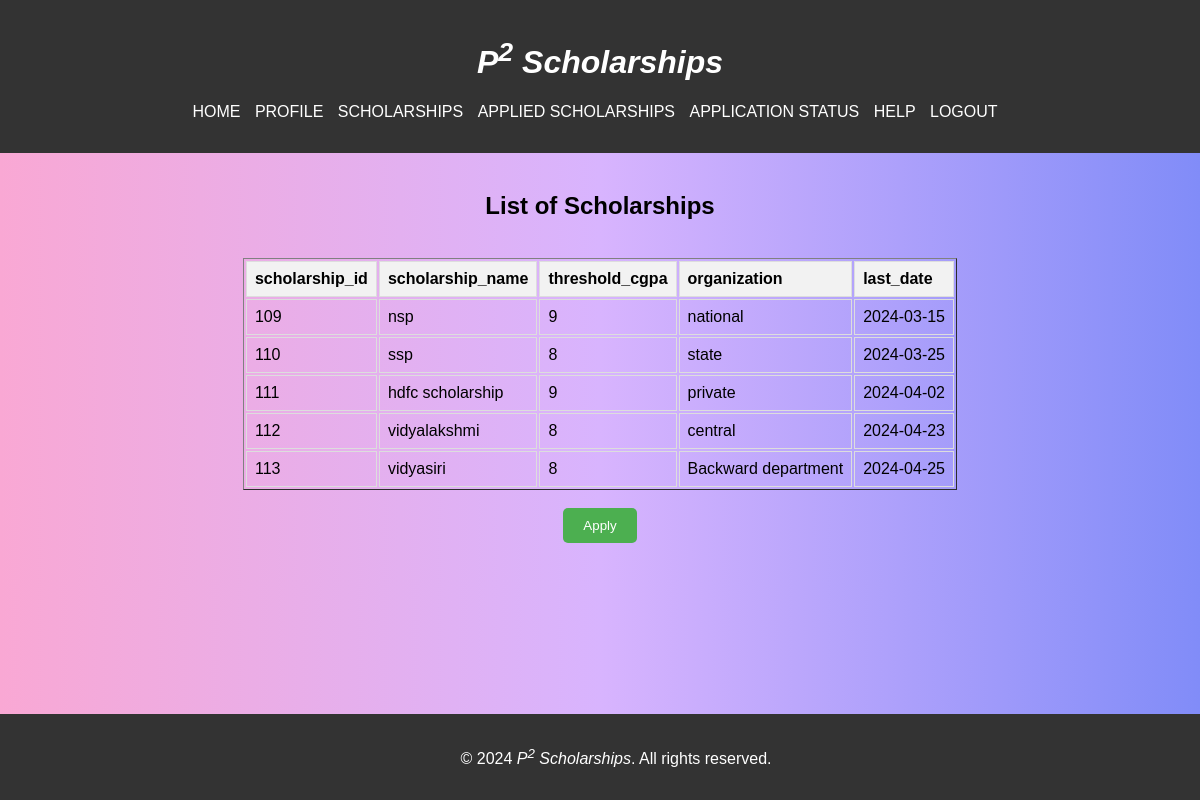
Page /stu_scholarships.php (signed in) on the committed database.
### tables this page shows
CREATE TABLE `scholarships` (
  `scholarship_id` int(11) NOT NULL,
  `scholarship_name` varchar(40) NOT NULL,
  `threshold_cgpa` int(11) NOT NULL,
  `organization` varchar(40) NOT NULL,
  `last_date` date NOT NULL
);

### stu_scholarships.php (the view, shortened to what this page needs)
<?php
include("session_student.php");
$sql = "SELECT scholarship_id,scholarship_name , threshold_cgpa, organization, last_date FROM scholarships ";
$result = $conn->query($sql);
?>
<!DOCTYPE html>
<html lang="en">
<head>
    <link rel="stylesheet" href="style3.css">
</head>
<body style="background:linear-gradient(to right, rgb(249, 168, 212), rgb(216, 180, 254), rgb(129, 140, 248));">
    <header>
        <h1><i>P<sup>2</sup> Scholarships</i></h1>
        <nav>
            <ul>
                <li><a href="student_page.php">HOME</a></li>
                <li><a href="profile.php">PROFILE</a></li>
                <li><a href="stu_scholarships.php">SCHOLARSHIPS</a></li>
                <li><a href="disp_app_sch.php">APPLIED SCHOLARSHIPS</a></li>
                <li><a href="disp_status.php">APPLICATION STATUS</a></li>
                <li><a href="#">HELP</a></li>
                <li><a href="logout.php">LOGOUT</a></li>
            </ul>
        </nav>
    </header>
    <main>
        <section>
            <center><h2>List of Scholarships</h2><br>
            <?php
            if ($result->num_rows > 0) {
                echo '<table border = 1 >';
                echo '<tr><th>scholarship_id</th><th>scholarship_name</th><th>threshold_cgpa</th><th>organization</th><th>last_date</th></tr>';
                while ($row = $result->fetch_assoc()) {
                    echo '<tr><td>' . $row["scholarship_id"] .'</td><td>' . $row["scholarship_name"] . '</td><td>' . $row["threshold_cgpa"] . '</td><td>' . $row["organization"] . '</td><td>' . $row["last_date"] . '</td></tr>';
                }
                echo '</table><br>';
                echo '<center><button><a href="application.php">Apply</button></center><br>';
            } else {
                echo "No Scholarships available at this moment";
            }
            ?>
            </center>
        </section>
    </main>
    <footer>
        <p>&copy; 2024 <i>P<sup>2</sup> Scholarships</i>. All rights reserved.</p>
    </footer>
</body>
</html>

### style3.css (style rules this page uses)
body { font-family: Arial, sans-serif; margin: 0; padding: 0; }
header { background-color: #333; color: #fff; padding: 1em; text-align: center; }
nav ul { list-style: none; padding: 0; }
nav ul li { display: inline; margin-right: 10px; }
nav a { text-decoration: none; color: #fff; }
main { padding: 20px; }
footer { background-color: #333; color: #fff; padding: 1em; text-align: center; position: fixed; bottom: 0; width: 100%; }

### stu_scholarships.php (style rules this page uses)
th, td { border: 1px solid #ddd; padding: 8px; text-align: left; }
th { background-color: #f2f2f2; }
button { padding: 10px 20px; background-color: #4CAF50; color: white; border: none; border-radius: 5px; text-decoration: none; cursor: pointer; }
button a { color: white; text-decoration: none; }

### rows in the picture
scholarships: scholarship_id "109", scholarship_name "nsp", threshold_cgpa "9", organization "national", last_date "2024-03-15"
scholarships: scholarship_id "110", scholarship_name "ssp", threshold_cgpa "8", organization "state", last_date "2024-03-25"
scholarships: scholarship_id "111", scholarship_name "hdfc scholarship", threshold_cgpa "9", organization "private", last_date "2024-04-02"
scholarships: scholarship_id "112", scholarship_name "vidyalakshmi", threshold_cgpa "8", organization "central", last_date "2024-04-23"
scholarships: scholarship_id "113", scholarship_name "vidyasiri", threshold_cgpa "8", organization "Backward department", last_date "2024-04-25"
